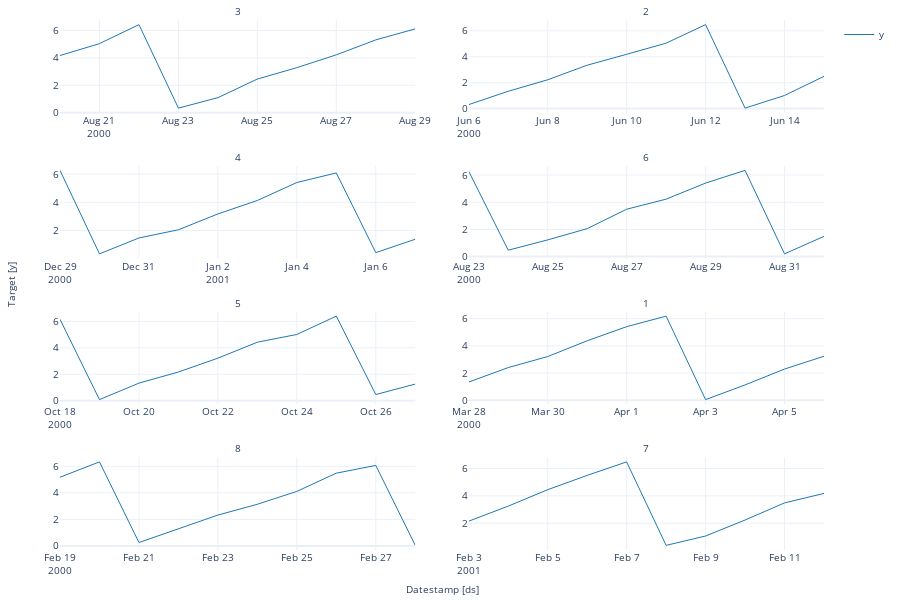

Notebook code cell kept with this figure:
### Code cell
#| hide
fig = StatsForecast.plot(panel_df, max_insample_length=10)
fig.show()

### Figure 1 — Plotly figure (JSON) as saved in the notebook; plotly's stock layout.template omitted (floating-point values rounded to 4 significant figures)
{"data": [{"legendgroup": "y", "line": {"color": "#1f77b4", "width": 1}, "mode": "lines", "name": "y", "showlegend": true, "type": "scatter", "x": ["2000-08-20T00:00:00", "2000-08-21T00:00:00", "2000-08-22T00:00:00", "2000-08-23T00:00:00", "2000-08-24T00:00:00", "2000-08-25T00:00:00", "2000-08-26T00:00:00", "2000-08-27T00:00:00", "2000-08-28T00:00:00", "2000-08-29T00:00:00"], "xaxis": "x", "y": [4.175, 5.048, 6.436, 0.3338, 1.096, 2.459, 3.29, 4.228, 5.321, 6.127], "yaxis": "y"}, {"legendgroup": "y", "line": {"color": "#1f77b4", "width": 1}, "mode": "lines", "name": "y", "showlegend": false, "type": "scatter", "x": ["2000-06-06T00:00:00", "2000-06-07T00:00:00", "2000-06-08T00:00:00", "2000-06-09T00:00:00", "2000-06-10T00:00:00", "2000-06-11T00:00:00", "2000-06-12T00:00:00", "2000-06-13T00:00:00", "2000-06-14T00:00:00", "2000-06-15T00:00:00"], "xaxis": "x2", "y": [0.3059, 1.336, 2.224, 3.348, 4.189, 5.05, 6.48, 0.03622, 1.01, 2.49], "yaxis": "y2"}, {"legendgroup": "y", "line": {"color": "#1f77b4", "width": 1}, "mode": "lines", "name": "y", "showlegend": false, "type": "scatter", "x": ["2000-12-29T00:00:00", "2000-12-30T00:00:00", "2000-12-31T00:00:00", "2001-01-01T00:00:00", "2001-01-02T00:00:00", "2001-01-03T00:00:00", "2001-01-04T00:00:00", "2001-01-05T00:00:00", "2001-01-06T00:00:00", "2001-01-07T00:00:00"], "xaxis": "x3", "y": [6.263, 0.3521, 1.478, 2.059, 3.178, 4.133, 5.404, 6.082, 0.4384, 1.387], "yaxis": "y3"}, {"legendgroup": "y", "line": {"color": "#1f77b4", "width": 1}, "mode": "lines", "name": "y", "showlegend": false, "type": "scatter", "x": ["2000-08-23T00:00:00", "2000-08-24T00:00:00", "2000-08-25T00:00:00", "2000-08-26T00:00:00", "2000-08-27T00:00:00", "2000-08-28T00:00:00", "2000-08-29T00:00:00", "2000-08-30T00:00:00", "2000-08-31T00:00:00", "2000-09-01T00:00:00"], "xaxis": "x4", "y": [6.269, 0.4728, 1.231, 2.055, 3.484, 4.226, 5.408, 6.341, 0.2029, 1.491], "yaxis": "y4"}, {"legendgroup": "y", "line": {"color": "#1f77b4", "width": 1}, "mode": "lines", "name": "y", "showlegend": false, "type": "scatter", "x": ["2000-10-18T00:00:00", "2000-10-19T00:00:00", "2000-10-20T00:00:00", "2000-10-21T00:00:00", "2000-10-22T00:00:00", "2000-10-23T00:00:00", "2000-10-24T00:00:00", "2000-10-25T00:00:00", "2000-10-26T00:00:00", "2000-10-27T00:00:00"], "xaxis": "x5", "y": [6.156, 0.07805, 1.326, 2.169, 3.215, 4.425, 5.011, 6.397, 0.4621, 1.253], "yaxis": "y5"}, {"legendgroup": "y", "line": {"color": "#1f77b4", "width": 1}, "mode": "lines", "name": "y", "showlegend": false, "type": "scatter", "x": ["2000-03-28T00:00:00", "2000-03-29T00:00:00", "2000-03-30T00:00:00", "2000-03-31T00:00:00", "2000-04-01T00:00:00", "2000-04-02T00:00:00", "2000-04-03T00:00:00", "2000-04-04T00:00:00", "2000-04-05T00:00:00", "2000-04-06T00:00:00"], "xaxis": "x6", "y": [1.339, 2.405, 3.216, 4.376, 5.415, 6.19, 0.04827, 1.128, 2.296, 3.238], "yaxis": "y6"}, {"legendgroup": "y", "line": {"color": "#1f77b4", "width": 1}, "mode": "lines", "name": "y", "showlegend": false, "type": "scatter", "x": ["2000-02-19T00:00:00", "2000-02-20T00:00:00", "2000-02-21T00:00:00", "2000-02-22T00:00:00", "2000-02-23T00:00:00", "2000-02-24T00:00:00", "2000-02-25T00:00:00", "2000-02-26T00:00:00", "2000-02-27T00:00:00", "2000-02-28T00:00:00"], "xaxis": "x7", "y": [5.177, 6.334, 0.2544, 1.26, 2.324, 3.138, 4.11, 5.484, 6.069, 0.0405], "yaxis": "y7"}, {"legendgroup": "y", "line": {"color": "#1f77b4", "width": 1}, "mode": "lines", "name": "y", "showlegend": false, "type": "scatter", "x": ["2001-02-03T00:00:00", "2001-02-04T00:00:00", "2001-02-05T00:00:00", "2001-02-06T00:00:00", "2001-02-07T00:00:00", "2001-02-08T00:00:00", "2001-02-09T00:00:00", "2001-02-10T00:00:00", "2001-02-11T00:00:00", "2001-02-12T00:00:00"], "xaxis": "x8", "y": [2.151, 3.248, 4.449, 5.494, 6.479, 0.3852, 1.068, 2.234, 3.484, 4.177], "yaxis": "y8"}], "layout": {"annotations": [{"font": {"size": 10}, "showarrow": false, "text": "3", "x": 0.2325, "xanchor": "center", "xref": "paper", "y": 1, "yanchor": "bottom", "yref": "paper"}, {"font": {"size": 10}, "showarrow": false, "text": "2", "x": 0.7675, "xanchor": "center", "xref": "paper", "y": 1, "yanchor": "bottom", "yref": "paper"}, {"font": {"size": 10}, "showarrow": false, "text": "4", "x": 0.2325, "xanchor": "center", "xref": "paper", "y": 0.725, "yanchor": "bottom", "yref": "paper"}, {"font": {"size": 10}, "showarrow": false, "text": "6", "x": 0.7675, "xanchor": "center", "xref": "paper", "y": 0.725, "yanchor": "bottom", "yref": "paper"}, {"font": {"size": 10}, "showarrow": false, "text": "5", "x": 0.2325, "xanchor": "center", "xref": "paper", "y": 0.45, "yanchor": "bottom", "yref": "paper"}, {"font": {"size": 10}, "showarrow": false, "text": "1", "x": 0.7675, "xanchor": "center", "xref": "paper", "y": 0.45, "yanchor": "bottom", "yref": "paper"}, {"font": {"size": 10}, "showarrow": false, "text": "8", "x": 0.2325, "xanchor": "center", "xref": "paper", "y": 0.175, "yanchor": "bottom", "yref": "paper"}, {"font": {"size": 10}, "showarrow": false, "text": "7", "x": 0.7675, "xanchor": "center", "xref": "paper", "y": 0.175, "yanchor": "bottom", "yref": "paper"}, {"font": {"size": 10}, "showarrow": false, "text": "Datestamp [ds]", "x": 0.5, "xanchor": "center", "xref": "paper", "y": 0, "yanchor": "top", "yref": "paper", "yshift": -30}, {"font": {"size": 10}, "showarrow": false, "text": "Target [y]", "textangle": -90, "x": 0, "xanchor": "right", "xref": "paper", "xshift": -40, "y": 0.5, "yanchor": "middle", "yref": "paper"}], "autosize": true, "font": {"size": 10}, "height": 600, "margin": {"b": 50, "l": 60, "r": 10, "t": 20}, "xaxis": {"anchor": "y", "domain": [0, 0.465], "showticklabels": true, "visible": true}, "xaxis2": {"anchor": "y2", "domain": [0.535, 1.0], "showticklabels": true, "visible": true}, "xaxis3": {"anchor": "y3", "domain": [0, 0.465], "showticklabels": true, "visible": true}, "xaxis4": {"anchor": "y4", "domain": [0.535, 1.0], "showticklabels": true, "visible": true}, "xaxis5": {"anchor": "y5", "domain": [0, 0.465], "showticklabels": true, "visible": true}, "xaxis6": {"anchor": "y6", "domain": [0.535, 1.0], "showticklabels": true, "visible": true}, "xaxis7": {"anchor": "y7", "domain": [0, 0.465], "showticklabels": true, "visible": true}, "xaxis8": {"anchor": "y8", "domain": [0.535, 1.0], "showticklabels": true, "visible": true}, "yaxis": {"anchor": "x", "domain": [0.825, 1]}, "yaxis2": {"anchor": "x2", "domain": [0.825, 1]}, "yaxis3": {"anchor": "x3", "domain": [0.55, 0.725]}, "yaxis4": {"anchor": "x4", "domain": [0.55, 0.725]}, "yaxis5": {"anchor": "x5", "domain": [0.275, 0.45]}, "yaxis6": {"anchor": "x6", "domain": [0.275, 0.45]}, "yaxis7": {"anchor": "x7", "domain": [0, 0.175]}, "yaxis8": {"anchor": "x8", "domain": [0, 0.175]}}}
